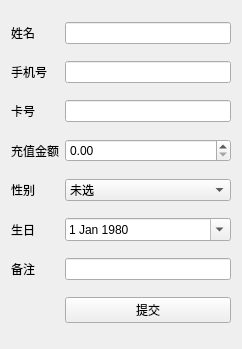
<?xml version="1.0" encoding="UTF-8"?>
<ui version="4.0">
 <class>Form</class>
 <widget class="QWidget" name="Form">
  <property name="geometry">
   <rect>
    <x>0</x>
    <y>0</y>
    <width>242</width>
    <height>349</height>
   </rect>
  </property>
  <property name="windowTitle">
   <string>添加会员</string>
  </property>
  <layout class="QGridLayout" name="gridLayout">
   <item row="2" column="2">
    <widget class="QLabel" name="label_8">
     <property name="text">
      <string>卡号</string>
     </property>
    </widget>
   </item>
   <item row="2" column="3">
    <widget class="QLineEdit" name="lineEdit_2"/>
   </item>
   <item row="1" column="2">
    <widget class="QLabel" name="label_7">
     <property name="text">
      <string>手机号</string>
     </property>
    </widget>
   </item>
   <item row="0" column="2">
    <widget class="QLabel" name="label">
     <property name="text">
      <string>姓名</string>
     </property>
    </widget>
   </item>
   <item row="5" column="2">
    <widget class="QLabel" name="label_2">
     <property name="text">
      <string>生日</string>
     </property>
    </widget>
   </item>
   <item row="4" column="2">
    <widget class="QLabel" name="label_6">
     <property name="text">
      <string>性别</string>
     </property>
    </widget>
   </item>
   <item row="7" column="3">
    <widget class="QPushButton" name="pushButton">
     <property name="text">
      <string>提交</string>
     </property>
    </widget>
   </item>
   <item row="3" column="2">
    <widget class="QLabel" name="label_3">
     <property name="text">
      <string>充值金额</string>
     </property>
    </widget>
   </item>
   <item row="3" column="3">
    <widget class="QDoubleSpinBox" name="doubleSpinBox">
     <property name="maximum">
      <double>1000000000.000000000000000</double>
     </property>
     <property name="singleStep">
      <double>10.000000000000000</double>
     </property>
    </widget>
   </item>
   <item row="6" column="2">
    <widget class="QLabel" name="label_9">
     <property name="text">
      <string>备注</string>
     </property>
    </widget>
   </item>
   <item row="0" column="3">
    <widget class="QLineEdit" name="lineEdit"/>
   </item>
   <item row="4" column="3">
    <widget class="QComboBox" name="comboBox">
     <item>
      <property name="text">
       <string>未选</string>
      </property>
     </item>
     <item>
      <property name="text">
       <string>男</string>
      </property>
     </item>
     <item>
      <property name="text">
       <string>女</string>
      </property>
     </item>
    </widget>
   </item>
   <item row="5" column="3">
    <widget class="QDateEdit" name="dateEdit">
     <property name="dateTime">
      <datetime>
       <hour>0</hour>
       <minute>0</minute>
       <second>0</second>
       <year>1980</year>
       <month>1</month>
       <day>1</day>
      </datetime>
     </property>
     <property name="minimumDateTime">
      <datetime>
       <hour>0</hour>
       <minute>0</minute>
       <second>0</second>
       <year>1752</year>
       <month>9</month>
       <day>14</day>
      </datetime>
     </property>
     <property name="calendarPopup">
      <bool>true</bool>
     </property>
    </widget>
   </item>
   <item row="6" column="3">
    <widget class="QLineEdit" name="lineEdit_3"/>
   </item>
   <item row="1" column="3">
    <widget class="QLineEdit" name="lineEdit_1"/>
   </item>
  </layout>
 </widget>
 <tabstops>
  <tabstop>lineEdit</tabstop>
  <tabstop>lineEdit_1</tabstop>
  <tabstop>lineEdit_2</tabstop>
  <tabstop>doubleSpinBox</tabstop>
  <tabstop>comboBox</tabstop>
  <tabstop>dateEdit</tabstop>
  <tabstop>lineEdit_3</tabstop>
  <tabstop>pushButton</tabstop>
 </tabstops>
 <resources/>
 <connections/>
</ui>
